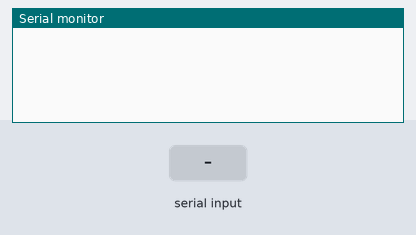
The sketch below on a simulated Arduino Uno, built with avr-gcc and run on an emulated ATmega328P. On the bench: the last lines printed to the serial monitor. Inputs (shaded band) come from the test bench.

Above: at 1.2 s.
1.3 s: "0" received over Serial
At 1.7 s:
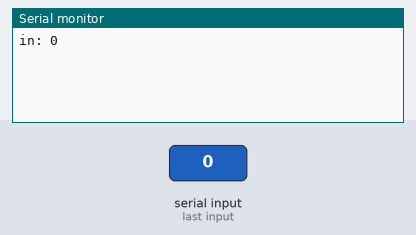
2.8 s: byte 65 ('A') received over Serial
At 4.0 s:
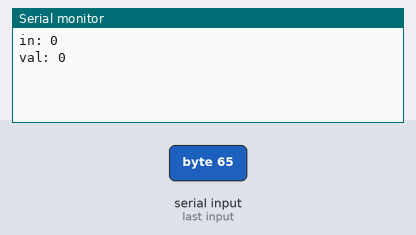
4.3 s: "1" received over Serial
At 5.2 s:
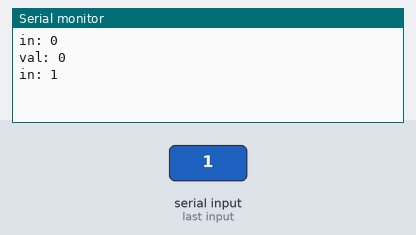

The sketch:

Tool_Multiple_Digit_Input.ino
```cpp
char dat;
int val = 0;
void setup() {
    Serial.begin(115200);
}

void loop() {
  if(Serial.available() > 0){
    dat = Serial.read();
    if (dat == '0' || dat == '1' || dat == '2' || dat == '3' || dat == '4' || dat == '5' || dat == '6' || dat == '7' || dat == '8' || dat == '9' ){
      Serial.println("in: " + String(dat));
      val = val * 10 + dat - '0';
    }
    if (dat == 'A'){
      Serial.println("val: " + String(val));
      val = 0;
    }
  }
}
```

Measured:
- after the input at 1.3 s, the serial monitor: prints a new line at once (image 1)
- after the input at 2.8 s, the serial monitor: prints a new line at once (image 2)
- after the input at 4.3 s, the serial monitor: prints a new line at once (image 3)
